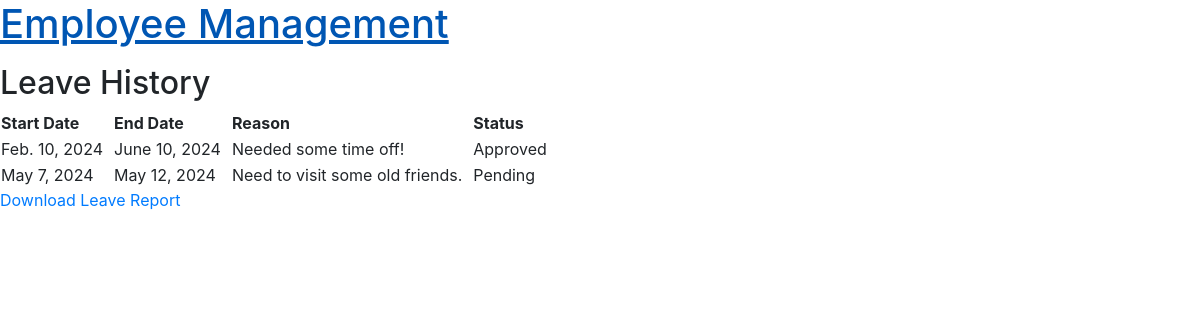
The app's page /attendance/leave-history/ (signed in) with its own data.
### attendance/models.py (models this page shows, shortened)
class LeaveRequest(models.Model):
    employee = models.ForeignKey(settings.AUTH_USER_MODEL, on_delete=models.CASCADE)
    start_date = models.DateField()
    end_date = models.DateField()
    reason = models.TextField()
    status = models.CharField(max_length=20, choices=[('Pending', 'Pending'), ('Approved', 'Approved'), ('Rejected', 'Rejected')], default='Pending')

### attendance/views.py (the view, shortened to what this page needs)
# urls.py: path('leave-history/', LeaveHistoryView.as_view(), name='leave_history'),
class LeaveHistoryView(ListView):
    model = LeaveRequest
    template_name = 'attendance/leave_history.html'
    context_object_name = 'leave_requests'
    def get_queryset(self):
        return LeaveRequest.objects.filter(employee=self.request.user)

### templates/attendance/leave_history.html
{% extends 'base.html' %}
{% block content %}
<h2>Leave History</h2>
{% if leave_requests %}
    <table>
        <tr>
            <th>Start Date&nbsp;&nbsp;&nbsp;</th>
            <th>End Date&nbsp;&nbsp;&nbsp;</th>
            <th>Reason&nbsp;&nbsp;&nbsp;</th>
            <th>Status</th>
        </tr>
        {% for request in leave_requests %}
        <tr>
            <td>{{ request.start_date }}&nbsp;&nbsp;</td>
            <td>{{ request.end_date }}&nbsp;&nbsp;</td>
            <td>{{ request.reason }}&nbsp;&nbsp;</td>
            <td>{{ request.status }}</td>
        </tr>
        {% endfor %}
    </table>
    <a href="{% url 'leave_report' %}">Download Leave Report</a>
{% else %}
    <p>No leave history found.</p>
{% endif %}
{% endblock %}

### records on screen
LeaveRequest: start_date "Feb. 10, 2024", end_date "June 10, 2024", reason "Needed some time off!", status "Approved"
LeaveRequest: start_date "May 7, 2024", end_date "May 12, 2024", reason "Need to visit some old friends.", status "Pending"
